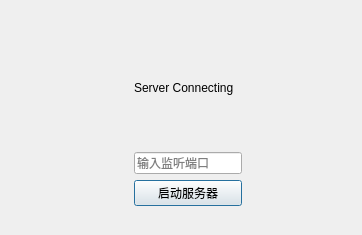
<?xml version="1.0" encoding="UTF-8"?>
<ui version="4.0">
 <class>LoginDialog</class>
 <widget class="QDialog" name="LoginDialog">
  <property name="geometry">
   <rect>
    <x>0</x>
    <y>0</y>
    <width>362</width>
    <height>235</height>
   </rect>
  </property>
  <layout class="QGridLayout" name="gridLayout">
   <item row="0" column="1">
    <widget class="QWidget" name="widget_2" native="true">
     <layout class="QHBoxLayout" name="horizontalLayout">
      <item>
       <widget class="QLabel" name="loadingLabel">
        <property name="text">
         <string/>
        </property>
       </widget>
      </item>
      <item>
       <spacer name="horizontalSpacer">
        <property name="orientation">
         <enum>Qt::Orientation::Horizontal</enum>
        </property>
        <property name="sizeHint" stdset="0">
         <size>
          <width>40</width>
          <height>20</height>
         </size>
        </property>
       </spacer>
      </item>
      <item>
       <widget class="QWidget" name="widget" native="true">
        <layout class="QVBoxLayout" name="verticalLayout">
         <item>
          <widget class="QLabel" name="titleLabel">
           <property name="text">
            <string>Server Connecting</string>
           </property>
          </widget>
         </item>
         <item>
          <widget class="QLineEdit" name="portEdit">
           <property name="placeholderText">
            <string>输入监听端口</string>
           </property>
          </widget>
         </item>
         <item>
          <widget class="QPushButton" name="startButton">
           <property name="text">
            <string>启动服务器</string>
           </property>
          </widget>
         </item>
        </layout>
       </widget>
      </item>
      <item>
       <spacer name="horizontalSpacer_2">
        <property name="orientation">
         <enum>Qt::Orientation::Horizontal</enum>
        </property>
        <property name="sizeHint" stdset="0">
         <size>
          <width>40</width>
          <height>20</height>
         </size>
        </property>
       </spacer>
      </item>
     </layout>
    </widget>
   </item>
  </layout>
 </widget>
 <resources/>
 <connections/>
</ui>
